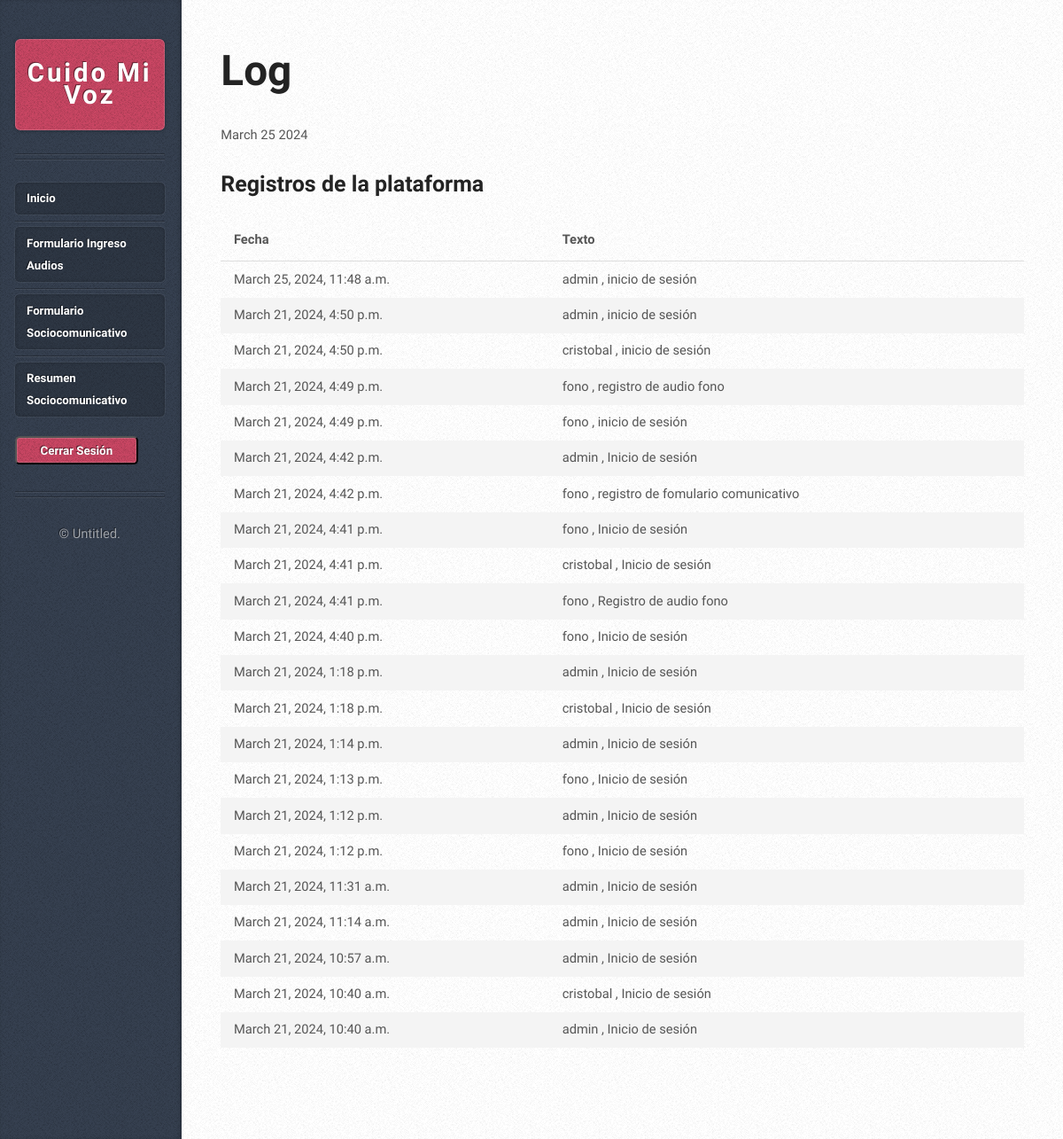
Page /log/ (signed in) on the committed database.
### user/models.py (models this page shows, shortened)
class Log(models.Model):
    username = models.CharField(max_length=150)
    fecha_inicio = models.DateTimeField(default=timezone.now)
    texto = models.CharField(max_length=100, default="inicio de sesión")

### botApp/views.py (the view)
# urls.py: path('log/', log , name='log'),
@login_required
def log(request):
    log_data = Log.objects.all().order_by('-id')
    data = {
        "fecha_actual": datetime.now(),
        "log": log_data
    }
    return render(request, "log.html", data)

### botApp/templates/log.html (shortened to what this page needs)
{% extends "base.html" %}
{% block subtitle %}Log {% endblock %}
{% block fecha %}
<div class="info">
    <span class="date">
      <span class="month">{{ fecha_actual|date:"F" }} </span>
      <span class="day">{{ fecha_actual|date:"d" }}</span>
      <span class="year">{{ fecha_actual|date:"Y" }}</span>
    </span>
  </div>
{% endblock %}
{% block content %}
<h3 class="subtitulo" >Registros de la plataforma</h3>
<br>
<table id="tabla">
    <thead> <tr>
            <th>Fecha</th>
            <th>Texto</th>
        </tr>
    </thead>
    <tbody>
        {% for item in log %}
    <tr> <td>
                {{ item.fecha_inicio }}
    </td> <td>
                {{ item.username }} , {{ item.texto }}
    </td> </tr>
    {% endfor %}
    </tbody>
    </table>
{% endblock %}

### botApp/static/assets/css/main.css (style rules this page uses)
html, body, div, span, applet, object, iframe, h1, h2, h3, h4, h5, h6, p, blockquote, pre, a, abbr, acronym, address, big, cite, code, del, dfn, em, img, ins, kbd, q, s, samp, small, strike, strong, sub, sup, tt, var, b, u, i, center, dl, dt, dd, ol, ul, li, fieldset, form, label, legend, table, caption, tbody, tfoot, thead, tr, th, td, article, aside, canvas, details, embed, figure, figcaption, footer, header, hgroup, menu, nav, output, ruby, section, summary, time, mark, audio, video { margin: 0; padding: 0; border: 0; font-size: 100%; font: inherit; vertical-align: baseline; }
body { line-height: 1; }
table { border-collapse: collapse; border-spacing: 0; }
body { -webkit-text-size-adjust: none; }
html { box-sizing: border-box; }
*, *:before, *:after { box-sizing: inherit; }
body { background-color: #e8e8e8; background-image: url("images/bg02.png"); display: -moz-flex; display: -webkit-flex; display: -ms-flex; display: flex; }
body, input, textarea, select { font-family: 'Source Sans Pro', sans-serif; font-weight: 400; color: #565656; }
h2, h3, h4, h5, h6 { font-family: 'Open Sans Condensed', sans-serif; font-weight: 700; color: #232323; }
table { margin-bottom: 1em; width: 100%; }
table tbody tr:nth-child(2n+2) { background: #f4f4f4; }
table td { padding: 0.5em 1em 0.5em 1em; }
table th { text-align: left; font-weight: 700; padding: 0.75em 1em 0.75em 1em; }
table thead { border-bottom: solid 1px #ddd; }
@media screen and (min-width: 737px) { body { height: 100%; line-height: 1.75em; } }
@media screen and (min-width: 737px) { h3, h4, h5, h6 { font-size: 1em; } }
@media screen and (min-width: 737px) and (max-width: 1200px) { body { min-width: 1000px; font-size: 11pt; } }
@media screen and (min-width: 737px) and (max-width: 1200px) { .box.post .info { width: 100%; padding: 1em 0 0 0; position: relative; top: -2em; } }
@media screen and (min-width: 737px) and (max-width: 1200px) { .box.post .info .date { display: inline; } }

### botApp/templates/log.html (style rules this page uses)
.subtitulo { font-size:25px; }

### rows in the picture
Log: fecha_inicio "March 25, 2024, 11:48 a.m.", username "admin", texto "inicio de sesión"
Log: fecha_inicio "March 21, 2024, 4:50 p.m.", username "admin", texto "inicio de sesión"
Log: fecha_inicio "March 21, 2024, 4:50 p.m.", username "cristobal", texto "inicio de sesión"
Log: fecha_inicio "March 21, 2024, 4:49 p.m.", username "fono", texto "registro de audio fono"
Log: fecha_inicio "March 21, 2024, 4:49 p.m.", username "fono", texto "inicio de sesión"
Log: fecha_inicio "March 21, 2024, 4:42 p.m.", username "admin", texto "Inicio de sesión"
Log: fecha_inicio "March 21, 2024, 4:42 p.m.", username "fono", texto "registro de fomulario comunicativo"
Log: fecha_inicio "March 21, 2024, 4:41 p.m.", username "fono", texto "Inicio de sesión"
Log: fecha_inicio "March 21, 2024, 4:41 p.m.", username "cristobal", texto "Inicio de sesión"
Log: fecha_inicio "March 21, 2024, 4:41 p.m.", username "fono", texto "Registro de audio fono"
Log: fecha_inicio "March 21, 2024, 4:40 p.m.", username "fono", texto "Inicio de sesión"
Log: fecha_inicio "March 21, 2024, 1:18 p.m.", username "admin", texto "Inicio de sesión"
Log: fecha_inicio "March 21, 2024, 1:18 p.m.", username "cristobal", texto "Inicio de sesión"
Log: fecha_inicio "March 21, 2024, 1:14 p.m.", username "admin", texto "Inicio de sesión"
Log: fecha_inicio "March 21, 2024, 1:13 p.m.", username "fono", texto "Inicio de sesión"
Log: fecha_inicio "March 21, 2024, 1:12 p.m.", username "admin", texto "Inicio de sesión"
Log: fecha_inicio "March 21, 2024, 1:12 p.m.", username "fono", texto "Inicio de sesión"
Log: fecha_inicio "March 21, 2024, 11:31 a.m.", username "admin", texto "Inicio de sesión"
Log: fecha_inicio "March 21, 2024, 11:14 a.m.", username "admin", texto "Inicio de sesión"
Log: fecha_inicio "March 21, 2024, 10:57 a.m.", username "admin", texto "Inicio de sesión"
Log: fecha_inicio "March 21, 2024, 10:40 a.m.", username "cristobal", texto "Inicio de sesión"
Log: fecha_inicio "March 21, 2024, 10:40 a.m.", username "admin", texto "Inicio de sesión"
